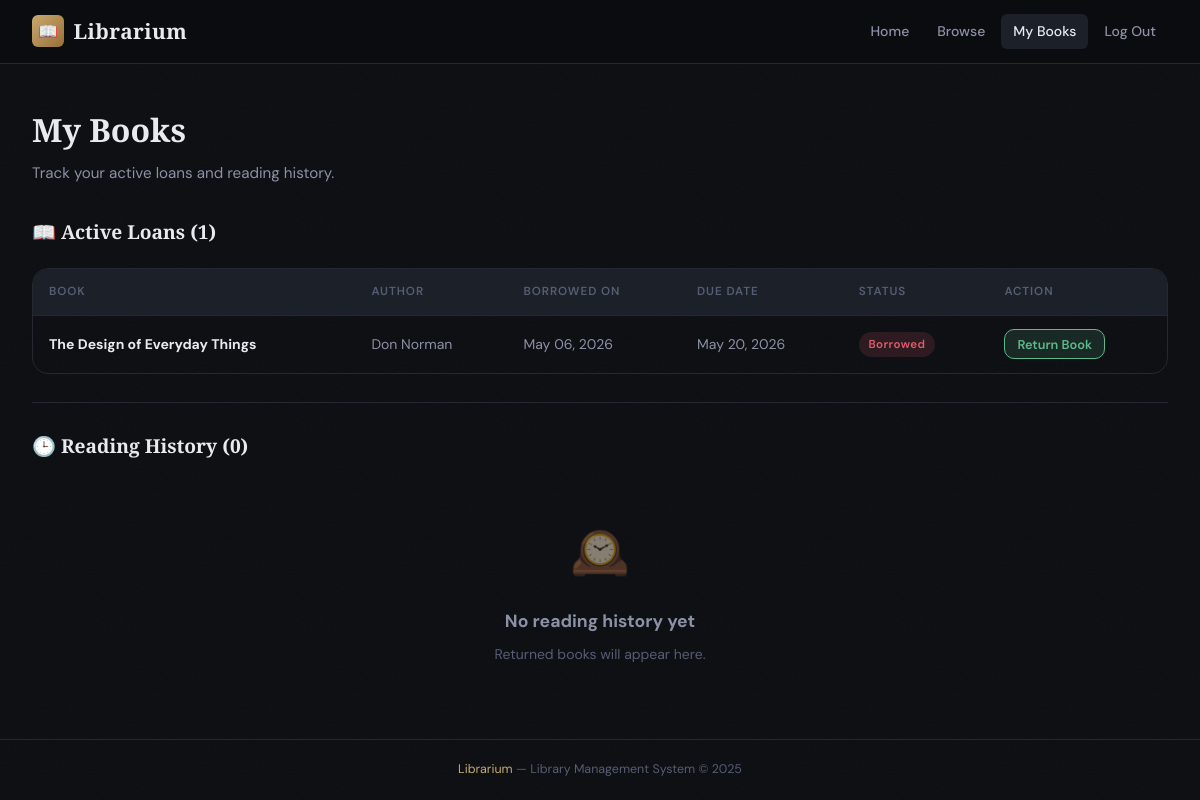
Page /my-borrowings (signed in) on the earlier database version.
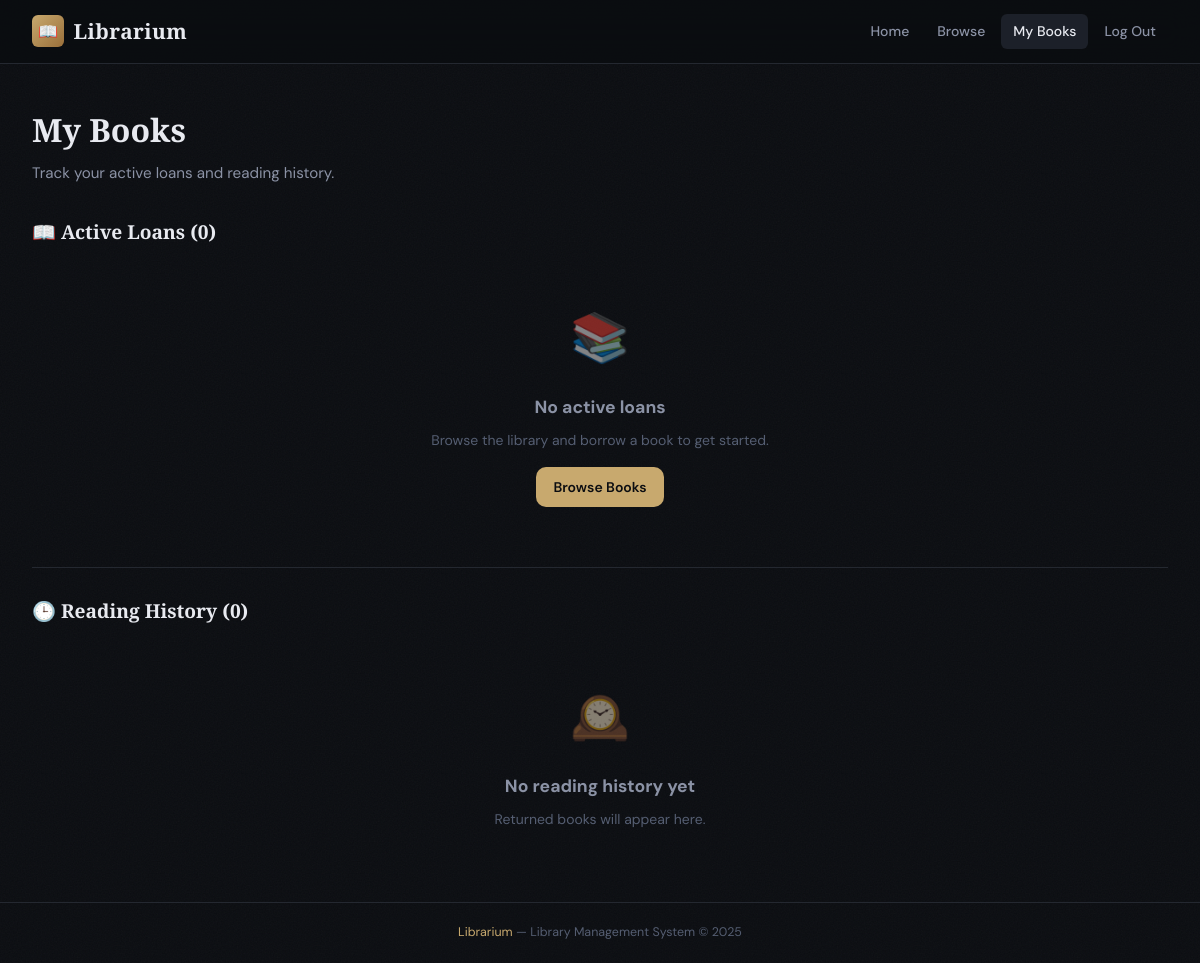
Same page on the later database version.
### models.py (models this page shows, shortened)
class Borrowing(db.Model):
    __tablename__ = "borrowings"
    id = db.Column(db.Integer, primary_key=True)
    user_id = db.Column(db.Integer, db.ForeignKey("users.id"), nullable=False, index=True)
    book_id = db.Column(db.Integer, db.ForeignKey("books.id"), nullable=False, index=True)
    borrow_date = db.Column(db.DateTime, default=datetime.utcnow, nullable=False)
    due_date = db.Column(db.DateTime, nullable=True)
    return_date = db.Column(db.DateTime, nullable=True)
    status = db.Column(db.String(20), default="borrowed", nullable=False)  # 'borrowed' | 'returned' | 'overdue'
    @property
    def is_overdue(self):
        if self.status == "borrowed" and self.due_date:
            return datetime.utcnow() > self.due_date
        return False

class Book(db.Model):
    __tablename__ = "books"
    id = db.Column(db.Integer, primary_key=True)
    title = db.Column(db.String(200), nullable=False)
    author = db.Column(db.String(150), nullable=False)
    isbn = db.Column(db.String(20), unique=True, nullable=False, index=True)
    genre = db.Column(db.String(80), nullable=True)
    description = db.Column(db.Text, nullable=True)
    availability_status = db.Column(db.Boolean, default=True, nullable=False)  # True = available
    added_at = db.Column(db.DateTime, default=datetime.utcnow)
    borrowings = db.relationship("Borrowing", backref="book", lazy="dynamic")

### routes.py (the view)
@main.route("/my-borrowings")
@login_required
def my_borrowings():
    user = current_user()
    if user.is_admin:
        return redirect(url_for("main.dashboard"))
    active = (
        Borrowing.query
        .filter_by(user_id=user.id, status="borrowed")
        .order_by(Borrowing.borrow_date.desc())
        .all()
    )
    history = (
        Borrowing.query
        .filter_by(user_id=user.id, status="returned")
        .order_by(Borrowing.return_date.desc())
        .all()
    )
    return render_template("my_borrowings.html", active=active, history=history, now=datetime.utcnow())

### models.py (called while the page is built)
    @property
    def is_admin(self):
        return self.role == "admin"

### routes.py (called while the page is built)
def login_required(f):
    @wraps(f)
    def decorated(*args, **kwargs):
        if "user_id" not in session:
            flash("Please log in to continue.", "warning")
            return redirect(url_for("main.login"))
        return f(*args, **kwargs)
    return decorated

def current_user():
    if "user_id" in session:
        return User.query.get(session["user_id"])
    return None

@main.context_processor
def inject_user():
    return {"current_user": current_user()}

### templates/my_borrowings.html (shortened to what this page needs)
{% extends "base.html" %}
{% block content %}
<div class="page-header">
  <h1>My Books</h1>
  <p>Track your active loans and reading history.</p>
</div>
<div class="section-header">
  <span class="section-title">📖 Active Loans ({{ active|length }})</span>
</div>
{% if active %}
<div class="table-wrap mb-2">
  <table>
    <thead>
      <tr><th>Book</th><th>Author</th><th>Borrowed On</th><th>Due Date</th><th>Status</th><th>Action</th></tr>
    </thead>
    <tbody>
      {% for b in active %}
      <tr>
        <td><strong>{{ b.book.title }}</strong></td>
        <td>{{ b.book.author }}</td>
        <td>{{ b.borrow_date.strftime('%b %d, %Y') }}</td>
        <td class="{% if b.is_overdue %}text-danger{% endif %}">
          {{ b.due_date.strftime('%b %d, %Y') if b.due_date else '—' }}
        </td>
        <td>
          {% if b.is_overdue %}
            <span class="badge badge-overdue">Overdue</span>
          {% else %}
            <span class="badge badge-borrowed">Borrowed</span>
          {% endif %}
        </td>
        <td>
          <form method="POST" action="{{ url_for('main.return_book', borrowing_id=b.id) }}">
            <button type="submit" class="btn btn-success btn-sm">Return Book</button>
          </form>
        </td>
      </tr>
      {% endfor %}
    </tbody>
  </table>
</div>
{% else %}
<div class="empty-state" style="padding:2rem">
  <div class="empty-state-icon">📚</div>
  <h3>No active loans</h3>
  <p>Browse the library and borrow a book to get started.</p>
  <a href="{{ url_for('main.books') }}" class="btn btn-primary" style="margin-top:1rem">Browse Books</a>
</div>
{% endif %}
<div class="divider"></div>
<div class="section-header">
  <span class="section-title">🕒 Reading History ({{ history|length }})</span>
</div>
{% if history %}
<div class="table-wrap">
  <table>
    <thead>
      <tr><th>Book</th><th>Author</th><th>Borrowed</th><th>Returned</th><th>Status</th></tr>
    </thead>
    <tbody>
      {% for b in history %}
      <tr>
        <td><strong>{{ b.book.title }}</strong></td>
        <td>{{ b.book.author }}</td>
        <td>{{ b.borrow_date.strftime('%b %d, %Y') }}</td>
        <td>{{ b.return_date.strftime('%b %d, %Y') if b.return_date else '—' }}</td>
        <td><span class="badge badge-returned">Returned</span></td>
      </tr>
      {% endfor %}
    </tbody>
  </table>
</div>
{% else %}
<div class="empty-state" style="padding:2rem">
  <div class="empty-state-icon">🕰️</div>
  <h3>No reading history yet</h3>
  <p>Returned books will appear here.</p>
</div>
{% endif %}
{% endblock %}

Differences in the rows shown:
removed Borrowing: book "The Design of Everyday Things", book.author "Don Norman", borrow_date "May 06, 2026", due_date "May 20, 2026", status "Borrowed"
Other differences:
{{ active|length }}: "1" → "0"
text no longer shown: "BOOK AUTHOR BORROWED ON DUE DATE STATUS ACTION"
text now shown: "📚 No active loans Browse the library and borrow a book to get started. Browse Books"
